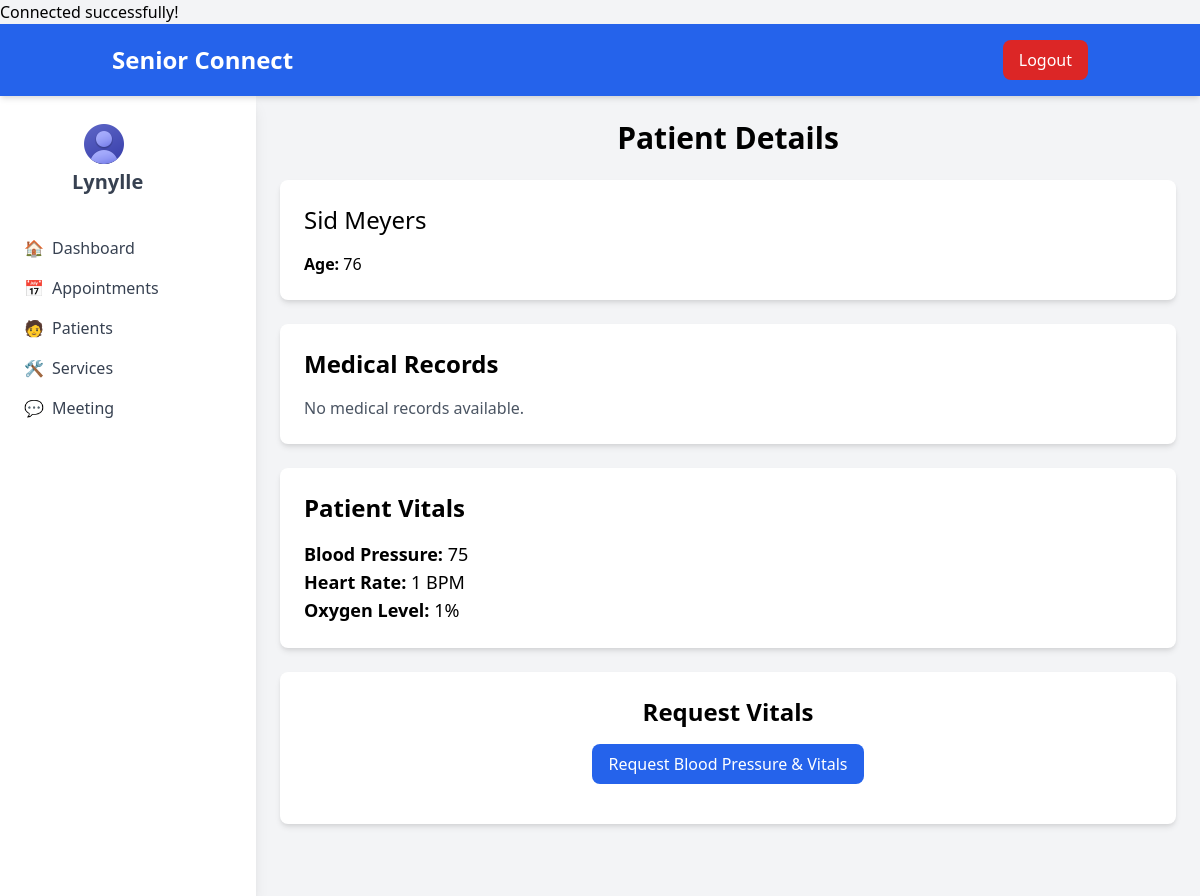
Screenshot of /views/HealthcareProfessional/patientDetails.php?seniorId=3 (signed in) with the database file from the repository.
### tables this page shows
CREATE TABLE `seniorcitizen` (
  `seniorId` int(11) NOT NULL,
  `userId` int(11) NOT NULL,
  `fName` varchar(50) NOT NULL,
  `lName` varchar(50) NOT NULL,
  `age` int(11) NOT NULL,
  `gender` enum('Male','Female','Other') NOT NULL,
  `seniorEmail` varchar(100) DEFAULT NULL,
  `roleId` int(11) NOT NULL DEFAULT 2,
  `created_at` timestamp NOT NULL DEFAULT current_timestamp(),
  `profile_picture` longblob DEFAULT NULL,
  `blood_pressure` varchar(20) DEFAULT NULL,
  `heart_rate` int(11) DEFAULT NULL,
  `oxygen_level` int(11) DEFAULT NULL
);

### views/HealthcareProfessional/patientDetails.php (the view, shortened to what this page needs)
<?php
include '../../config.php';
$seniorId = $_GET['seniorId'];
$sql = "SELECT * FROM seniorCitizen WHERE seniorId = :seniorId";
$stmt = $pdo->prepare($sql);
$stmt->execute(['seniorId' => $seniorId]);
$patient = $stmt->fetch(PDO::FETCH_ASSOC);
$sqlRecords = "SELECT * FROM medical_records WHERE seniorId = :seniorId ORDER BY uploaded_at DESC";
$stmtRecords = $pdo->prepare($sqlRecords);
$stmtRecords->execute(['seniorId' => $seniorId]);
$medicalRecords = $stmtRecords->fetchAll(PDO::FETCH_ASSOC);
?>
<!DOCTYPE html>
<html lang="en">
<head>
    <link href="https://cdn.jsdelivr.net/npm/tailwindcss@2.2.19/dist/tailwind.min.css" rel="stylesheet">
</head>
<body class="bg-gray-100">
    <?php include '../../includes/topbar.php'; ?>
    <div class="flex">
        <?php include '../../includes/healthcareProfessionalSidebar.php'; ?>
        <main class="flex-1 p-6">
            <h2 class="text-3xl font-bold text-center mb-6">Patient Details</h2>
            <div class="bg-white p-6 rounded-lg shadow-md max-w-4xl mx-auto">
                <h3 class="text-2xl mb-4">
                    <?= htmlspecialchars($patient['fName'] . ' ' . $patient['lName']) ?>
                </h3>
                <p><strong>Age:</strong> <?= htmlspecialchars($patient['age']) ?></p>
            </div>
            <div class="bg-white p-6 rounded-lg shadow-md max-w-4xl mx-auto mt-6">
                <h3 class="text-2xl font-bold mb-4">Medical Records</h3>
                <?php if (!empty($medicalRecords)): ?>
                    <ul class="list-disc pl-6">
                        <?php foreach ($medicalRecords as $record): ?>
                            <li class="mb-2">
                                <a href="../../uploads/medical_records/<?= htmlspecialchars($record['file_name']) ?>"
                                   class="text-blue-600 underline" target="_blank">
                                    <?= htmlspecialchars($record['file_name']) ?>
                                </a>
                                <span class="text-gray-500">(Uploaded: <?= htmlspecialchars($record['uploaded_at']) ?>)</span>
                            </li>
                        <?php endforeach; ?>
                    </ul>
                <?php else: ?>
                    <p class="text-gray-600">No medical records available.</p>
                <?php endif; ?>
            </div>
            <div class="bg-white p-6 rounded-lg shadow-md max-w-4xl mx-auto mt-6">
                <h3 class="text-2xl font-bold mb-4">Patient Vitals</h3>
                <p class="text-lg"><strong>Blood Pressure:</strong> <?= htmlspecialchars($patient['blood_pressure'] ?? 'Not Set') ?></p>
                <p class="text-lg"><strong>Heart Rate:</strong> <?= htmlspecialchars($patient['heart_rate'] ?? 'Not Set') ?> BPM</p>
                <p class="text-lg"><strong>Oxygen Level:</strong> <?= htmlspecialchars($patient['oxygen_level'] ?? 'Not Set') ?>%</p>
            </div>
            <div class="bg-white p-6 rounded-lg shadow-md max-w-4xl mx-auto mt-6 text-center">
                <h3 class="text-2xl font-semibold mb-4">Request Vitals</h3>
                <form action="requestVitals.php" method="POST">
                    <button type="submit" class="px-4 py-2 bg-blue-600 text-white rounded-lg hover:bg-blue-700">
                        Request Blood Pressure & Vitals
                    </button>
                </form>
            </div>
        </main>
    </div>
</body>
</html>

### rows the page displays
seniorcitizen: fName+lName "Sid Meyers", age "76", blood_pressure "75", heart_rate "1", oxygen_level "1"

### other values shown
$_SESSION['fname'] "Lynylle"
